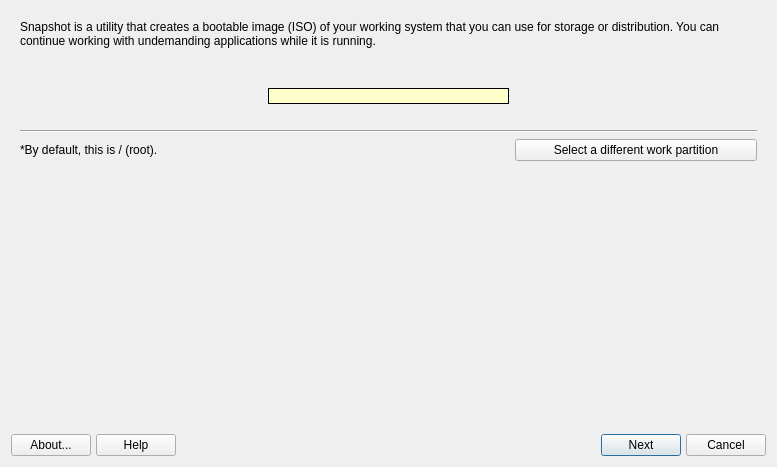
<?xml version="1.0" encoding="UTF-8"?>
<ui version="4.0">
 <class>mxsnapshot</class>
 <widget class="QDialog" name="mxsnapshot">
  <property name="geometry">
   <rect>
    <x>0</x>
    <y>0</y>
    <width>777</width>
    <height>467</height>
   </rect>
  </property>
  <property name="windowTitle">
   <string>MX Snapshot</string>
  </property>
  <layout class="QVBoxLayout" name="verticalLayout">
   <item>
    <widget class="QStackedWidget" name="stackedWidget">
     <property name="currentIndex">
      <number>0</number>
     </property>
     <widget class="QWidget" name="selectionPage">
      <layout class="QGridLayout" name="gridLayout_2">
       <item row="1" column="0" colspan="3">
        <widget class="QLabel" name="labelCurrentSpace">
         <property name="text">
          <string/>
         </property>
         <property name="wordWrap">
          <bool>true</bool>
         </property>
        </widget>
       </item>
       <item row="6" column="2">
        <widget class="QPushButton" name="buttonSelectWork">
         <property name="text">
          <string>Select a different work partition</string>
         </property>
        </widget>
       </item>
       <item row="8" column="0">
        <spacer name="verticalSpacer">
         <property name="orientation">
          <enum>Qt::Vertical</enum>
         </property>
         <property name="sizeHint" stdset="0">
          <size>
           <width>20</width>
           <height>40</height>
          </size>
         </property>
        </spacer>
       </item>
       <item row="4" column="0" colspan="3">
        <widget class="QLabel" name="labelDiskSpaceHelp">
         <property name="text">
          <string/>
         </property>
         <property name="wordWrap">
          <bool>true</bool>
         </property>
        </widget>
       </item>
       <item row="5" column="0" colspan="3">
        <widget class="Line" name="line">
         <property name="orientation">
          <enum>Qt::Horizontal</enum>
         </property>
        </widget>
       </item>
       <item row="0" column="0" colspan="3">
        <widget class="QLabel" name="labelIntro">
         <property name="sizePolicy">
          <sizepolicy hsizetype="Preferred" vsizetype="Preferred">
           <horstretch>0</horstretch>
           <verstretch>0</verstretch>
          </sizepolicy>
         </property>
         <property name="text">
          <string>&lt;html&gt;&lt;head/&gt;&lt;body&gt;&lt;p&gt;Snapshot is a utility that creates a bootable image (ISO) of your working system that you can use for storage or distribution. You can continue working with undemanding applications while it is running.&lt;br/&gt;&lt;/p&gt;&lt;/body&gt;&lt;/html&gt;</string>
         </property>
         <property name="wordWrap">
          <bool>true</bool>
         </property>
        </widget>
       </item>
       <item row="2" column="1">
        <widget class="QLabel" name="labelDiskSpace">
         <property name="sizePolicy">
          <sizepolicy hsizetype="Preferred" vsizetype="Preferred">
           <horstretch>0</horstretch>
           <verstretch>0</verstretch>
          </sizepolicy>
         </property>
         <property name="autoFillBackground">
          <bool>false</bool>
         </property>
         <property name="styleSheet">
          <string notr="true">background-color: rgb(255, 255, 204);
border-color: rgb(0, 0, 0);</string>
         </property>
         <property name="frameShape">
          <enum>QFrame::Box</enum>
         </property>
         <property name="text">
          <string/>
         </property>
         <property name="textFormat">
          <enum>Qt::PlainText</enum>
         </property>
         <property name="alignment">
          <set>Qt::AlignCenter</set>
         </property>
         <property name="wordWrap">
          <bool>true</bool>
         </property>
        </widget>
       </item>
       <item row="6" column="0" colspan="2">
        <widget class="QLabel" name="labelSelectDifferent">
         <property name="text">
          <string>*By default, this is / (root).</string>
         </property>
         <property name="wordWrap">
          <bool>true</bool>
         </property>
        </widget>
       </item>
      </layout>
     </widget>
     <widget class="QWidget" name="outputPage">
      <layout class="QVBoxLayout" name="verticalLayout_2">
       <item>
        <widget class="QTextBrowser" name="outputBox"/>
       </item>
       <item>
        <widget class="QLabel" name="outputLabel">
         <property name="text">
          <string/>
         </property>
         <property name="wordWrap">
          <bool>true</bool>
         </property>
        </widget>
       </item>
       <item>
        <widget class="QProgressBar" name="progressBar">
         <property name="value">
          <number>0</number>
         </property>
         <property name="textVisible">
          <bool>false</bool>
         </property>
        </widget>
       </item>
      </layout>
     </widget>
    </widget>
   </item>
   <item>
    <layout class="QGridLayout" name="buttonBar" columnstretch="0,0,0,0,0,0,0,0,0">
     <property name="sizeConstraint">
      <enum>QLayout::SetDefaultConstraint</enum>
     </property>
     <property name="leftMargin">
      <number>0</number>
     </property>
     <property name="topMargin">
      <number>0</number>
     </property>
     <property name="rightMargin">
      <number>0</number>
     </property>
     <property name="bottomMargin">
      <number>0</number>
     </property>
     <property name="spacing">
      <number>5</number>
     </property>
     <item row="0" column="1">
      <widget class="QPushButton" name="buttonHelp">
       <property name="sizePolicy">
        <sizepolicy hsizetype="Minimum" vsizetype="Preferred">
         <horstretch>0</horstretch>
         <verstretch>0</verstretch>
        </sizepolicy>
       </property>
       <property name="toolTip">
        <string>Display help </string>
       </property>
       <property name="text">
        <string>Help</string>
       </property>
       <property name="icon">
        <iconset>
         <normaloff>../../../../../../../../usr/share/mx-snapshot/icons/gnome-help.png</normaloff>../../../../../../../../usr/share/mx-snapshot/icons/gnome-help.png</iconset>
       </property>
       <property name="shortcut">
        <string>Alt+H</string>
       </property>
      </widget>
     </item>
     <item row="0" column="3">
      <widget class="QLabel" name="labelMX">
       <property name="maximumSize">
        <size>
         <width>32</width>
         <height>32</height>
        </size>
       </property>
       <property name="midLineWidth">
        <number>0</number>
       </property>
       <property name="text">
        <string/>
       </property>
       <property name="pixmap">
        <pixmap>../../../../../../../../usr/share/mx-snapshot/icons/mxfcelogo.png</pixmap>
       </property>
       <property name="scaledContents">
        <bool>true</bool>
       </property>
      </widget>
     </item>
     <item row="0" column="6">
      <widget class="QPushButton" name="buttonStart">
       <property name="sizePolicy">
        <sizepolicy hsizetype="Minimum" vsizetype="Preferred">
         <horstretch>0</horstretch>
         <verstretch>0</verstretch>
        </sizepolicy>
       </property>
       <property name="toolTip">
        <string>Start scanning for shares</string>
       </property>
       <property name="text">
        <string>Next</string>
       </property>
       <property name="icon">
        <iconset>
         <normaloff>../../../../../../../../usr/share/mx-snapshot/icons/dialog-ok.png</normaloff>../../../../../../../../usr/share/mx-snapshot/icons/dialog-ok.png</iconset>
       </property>
       <property name="shortcut">
        <string/>
       </property>
       <property name="autoDefault">
        <bool>true</bool>
       </property>
       <property name="default">
        <bool>true</bool>
       </property>
      </widget>
     </item>
     <item row="0" column="8">
      <widget class="QPushButton" name="buttonCancel">
       <property name="sizePolicy">
        <sizepolicy hsizetype="Minimum" vsizetype="Preferred">
         <horstretch>0</horstretch>
         <verstretch>0</verstretch>
        </sizepolicy>
       </property>
       <property name="toolTip">
        <string>Quit application</string>
       </property>
       <property name="text">
        <string>Cancel</string>
       </property>
       <property name="icon">
        <iconset>
         <normaloff>../../../../../../../../usr/share/mx-snapshot/icons/gtk-cancel.png</normaloff>../../../../../../../../usr/share/mx-snapshot/icons/gtk-cancel.png</iconset>
       </property>
       <property name="shortcut">
        <string>Alt+N</string>
       </property>
       <property name="autoDefault">
        <bool>true</bool>
       </property>
      </widget>
     </item>
     <item row="0" column="0">
      <widget class="QPushButton" name="buttonAbout">
       <property name="sizePolicy">
        <sizepolicy hsizetype="Minimum" vsizetype="Preferred">
         <horstretch>0</horstretch>
         <verstretch>0</verstretch>
        </sizepolicy>
       </property>
       <property name="toolTip">
        <string>About this application</string>
       </property>
       <property name="text">
        <string>About...</string>
       </property>
       <property name="icon">
        <iconset>
         <normaloff>../../../../../../../../usr/share/mx-snapshot/icons/accessories-text-editor.png</normaloff>../../../../../../../../usr/share/mx-snapshot/icons/accessories-text-editor.png</iconset>
       </property>
       <property name="shortcut">
        <string>Alt+B</string>
       </property>
       <property name="autoDefault">
        <bool>true</bool>
       </property>
      </widget>
     </item>
     <item row="0" column="5">
      <spacer name="horizontalSpacer2">
       <property name="orientation">
        <enum>Qt::Horizontal</enum>
       </property>
       <property name="sizeHint" stdset="0">
        <size>
         <width>40</width>
         <height>20</height>
        </size>
       </property>
      </spacer>
     </item>
     <item row="0" column="2">
      <spacer name="horizontalSpacer1">
       <property name="orientation">
        <enum>Qt::Horizontal</enum>
       </property>
       <property name="sizeHint" stdset="0">
        <size>
         <width>40</width>
         <height>20</height>
        </size>
       </property>
      </spacer>
     </item>
    </layout>
   </item>
  </layout>
 </widget>
 <resources/>
 <connections>
  <connection>
   <sender>buttonCancel</sender>
   <signal>pressed()</signal>
   <receiver>mxsnapshot</receiver>
   <slot>close()</slot>
   <hints>
    <hint type="sourcelabel">
     <x>723</x>
     <y>519</y>
    </hint>
    <hint type="destinationlabel">
     <x>388</x>
     <y>272</y>
    </hint>
   </hints>
  </connection>
 </connections>
</ui>
